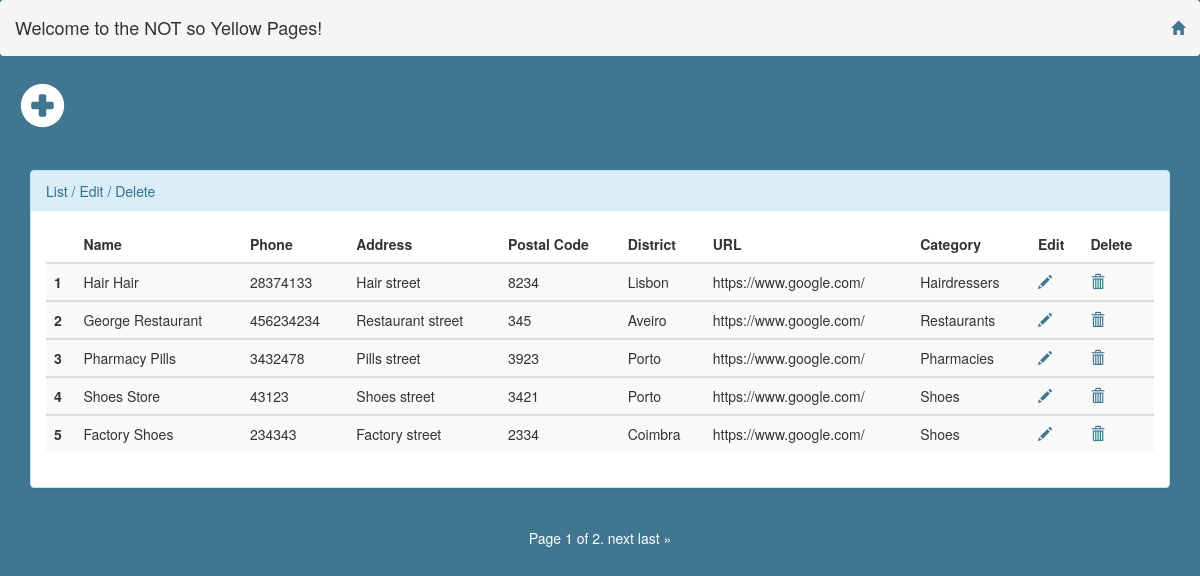
The page /yellowpages/admin/ (signed in) on the database its author committed.
### core/models.py (models this page shows, shortened)
class Company(models.Model):
    name = models.CharField(max_length=100)
    phone = models.IntegerField()
    address = models.CharField(max_length=200)
    postal_code = models.TextField(max_length=8)
    district = models.CharField(max_length=200)
    url = models.URLField()
    photo = models.ImageField(upload_to='companies')
    description = models.TextField(default=DESCRIPTION)
    category = models.CharField(max_length=200, choices=CATEGORY_CHOICES, default='')
    nr_searches = models.PositiveIntegerField(default=0)

### core/views.py (the view)
# urls.py: path('admin/', admin_list_companies, name="company_list"),
@login_required
def admin_list_companies(request):
    companies_list = Company.objects.all()
    companies = pagination(companies_list, request)
    form = new_company(request)
    return render(request, 'admin.html', {'companies': companies, 'form': form})

### core/views.py (called while the page is built)
def pagination(param, request):
    paginator = Paginator(param, 5)
    page = request.GET.get('page')
    return paginator.get_page(page)

@login_required
def new_company(request):
    form = CompanyForm(request.POST or None, request.FILES or None)
    if request.method == 'POST' and form.is_valid():
        form.save()
        return redirect(admin_list_companies)
    return render(request, 'form.html', {'form': form})

### core/templates/form.html (shortened to what this page needs)
{% load bootstrap %}

### core/templates/admin.html (shortened to what this page needs)
{% load bootstrap %}
<!DOCTYPE html>
<html lang="en">
<head>
    <link rel="stylesheet" href="https://maxcdn.bootstrapcdn.com/bootstrap/3.3.7/css/bootstrap.min.css">
</head>
<body>
<ol class="breadcrumb">
    <li><h4>Welcome to the NOT so Yellow Pages!</h4></li>
    <div class="homepage_button">
        <a href="{% url 'back_to_homepage' %}"><span class="glyphicon glyphicon-home" style="color:#417690"
                                                     aria-hidden="true"></span></a>
    </div>
</ol>
<div class="new_company_button">
    <a href="{% url 'company_create' %}"><span class="glyphicon glyphicon-plus-sign" style="color:white"
                                                 aria-hidden="true"></span></a>
</div>
{% block table %}
    <div class="container">
        <div class="panel-group">
            <div class="panel panel-info">
                <div class="panel-heading">List / Edit / Delete</div>
                <div class="panel-body">
                    {% if companies %}
                        <table class="table table-striped">
                            <thead>
                            <tr>
                                <th scope="col"></th>
                                <th scope="col">Name</th>
                                <th scope="col">Phone</th>
                                <th scope="col">Address</th>
                                <th scope="col">Postal Code</th>
                                <th scope="col">District</th>
                                <th scope="col">URL</th>
                                <th scope="col">Category</th>
                                <th scope="col">Edit</th>
                                <th scope="col">Delete</th>
                            </tr>
                            </thead>
                            {% for company in companies %}
                                <tbody>
                                <tr>
                                    <th scope="row">{{ company.id }}</th>
                                    <td>{{ company.name }}</td>
                                    <td>{{ company.phone }}</td>
                                    <td>{{ company.address }}</td>
                                    <td>{{ company.postal_code }}</td>
                                    <td>{{ company.district }}</td>
                                    <td>{{ company.url }}</td>
                                    <td>{{ company.category }}</td>
                                    <td><a href="{% url 'company_update' company.id %}"><span
                                            class="glyphicon glyphicon-pencil" style="color:#417690"></span></a></td>
                                    <form method="POST">
                                        <td><a href="{% url 'company_delete' company.id %}"><span
                                                class="glyphicon glyphicon-trash" style="color:#417690"></span></a></td>
                                    </form>
                                </tr>
                                </tbody>
                            {% endfor %}
                        </table>
                    {% else %}
                        <p>There are no companies to list.</p>
                    {% endif %}
                </div>
            </div>
        </div>
    </div>
{% endblock %}
<div class="text-center">
    <div class="pagination">
            <span class="step-links">
                <span class="current">
                    Page {{ companies.number }} of {{ companies.paginator.num_pages }}.
                </span>
                {% if companies.has_next %}
                    <a href="?page={{ companies.next_page_number }}">next</a>
                    <a href="?page={{ companies.paginator.num_pages }}">last &raquo;</a>
                {% endif %}
            </span>
    </div>
</div>
</body>
</html>

### core/templates/admin.html (style rules this page uses)
body { background-color: #417690; }
a, span.current { color: white; }
div.homepage_button { margin-top: 10px; float: right; }
div.new_company_button { font-size: 45px; margin-left: 20px; }
div.container { margin-top: 30px; }

### rows shown on the page
Company: id "1", name "Hair Hair", phone "28374133", address "Hair street", postal_code "8234", district "Lisbon", url "https://www.google.com/", category "Hairdressers"
Company: id "2", name "George Restaurant", phone "456234234", address "Restaurant street", postal_code "345", district "Aveiro", url "https://www.google.com/", category "Restaurants"
Company: id "3", name "Pharmacy Pills", phone "3432478", address "Pills street", postal_code "3923", district "Porto", url "https://www.google.com/", category "Pharmacies"
Company: id "4", name "Shoes Store", phone "43123", address "Shoes street", postal_code "3421", district "Porto", url "https://www.google.com/", category "Shoes"
Company: id "5", name "Factory Shoes", phone "234343", address "Factory street", postal_code "2334", district "Coimbra", url "https://www.google.com/", category "Shoes"

### other values the page prints
{{ companies.number }} "1"
{{ companies.paginator.num_pages }} "2"
